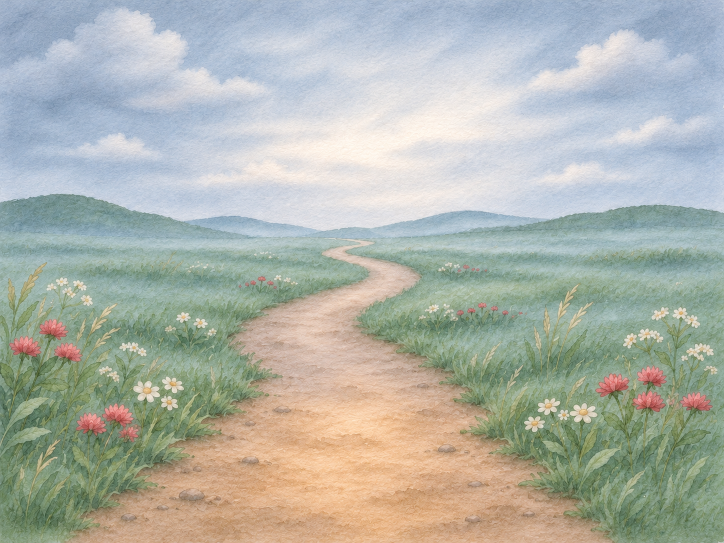
#> input picture nazo/kaizo/ehon/ehon_s01/bg_clearing.png, 1448 x 1086 px (shown at 1/2 size)
$ python -i ehon3d.py   (imports and definitions only)
#> lines starting #> are read from the running program, lines starting #| are printed output that depends on the picture; after the words box and inside, x2 and y2 are one past the last pixel; in counts of white or black regions, pixels touching at a corner belong together
# ehon3d.py — 動く絵本（ペーパーマリオ式の紙芝居舞台）を書き出す
#   台本（演出）: nazo/ehon/<id>.json … pages[]: bg / floor / light / rain / thunder / items[] / lines[] / sfx[]
#     時刻は各ページの中の割合 u（0〜1）で書く。読み上げの長さからページの長さが決まり、秒に直して舞台へ渡す
#   絵: Codex が画像生成で作った PNG（assets フォルダ）。紙人形にするため、白い紙のふちを付けて nazo/kaizo/ehon/<id>/ に置く
#   舞台: nazo/kaizo/ehon_stage.html（three.js）。1コマずつ render.js で描く
#   声: VOICEVOX:ちび式じい（ホー博士の声）。音楽：オルゴール風の自作。効果音：YouTube オーディオライブラリなどの「ありもの」
#   使い方: python3 tools/ehon3d.py nazo/ehon/<id>.json [stills 1,5,9]
import hashlib, os, sys, re, json, math, wave, subprocess, shutil
import numpy as np
from PIL import Image, ImageFilter
sys.path.insert(0, os.path.dirname(os.path.abspath(__file__)))
from ehon import musicbox, swish, bell, wrap, SR, rngf
from ballsim import mtof

KZ = "nazo/kaizo"; FPS = 30


def paper_cut(src, dst, maxh=1600, border=16):
    """透明PNGを切り詰め、白い紙のふちを付ける"""
#> called with dst = 'out.png', maxh = 1600, border = 16
    im = Image.open(src).convert("RGBA"); im = im.crop(im.getbbox()); r_ = 1.0
    if im.height > maxh: r_ = maxh / im.height; im = im.resize((int(im.width * r_), maxh), Image.LANCZOS)
    pad = border * 2; base = Image.new("RGBA", (im.width + 2 * pad, im.height + 2 * pad), (0, 0, 0, 0)); base.alpha_composite(im, (pad, pad))
#> after `base = Image.new('RGBA', (im.width + 2 * pad, im.height + 2 * pad), (0`: base: PIL image 1512x1150 RGBA; every value is 0
#> after `base.alpha_composite(im, (pad, pad))`:
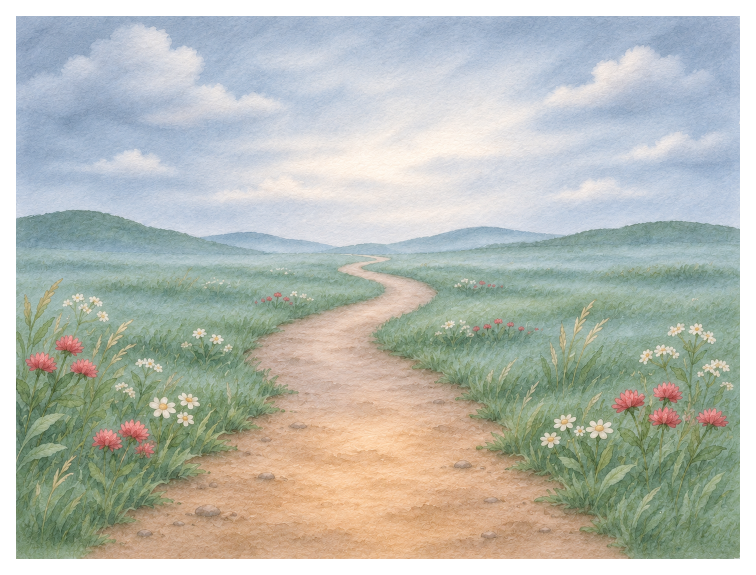
#> base: PIL image 1512x1150 RGBA (shown at 1/2 size); mean R, G, B, A 157.7, 162.1, 154, 230.6; transparent parts drawn white
    a = base.split()[3].point(lambda v: 255 if v > 40 else 0)
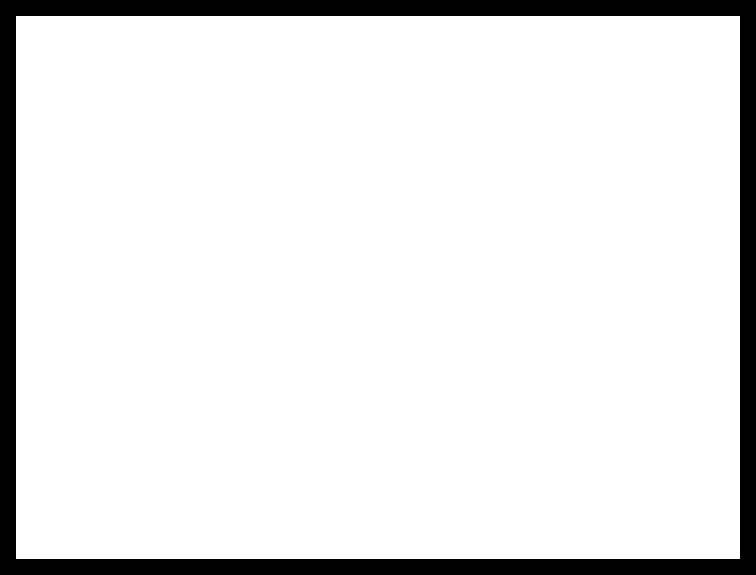
#> a: PIL image 1512x1150 L (shown at 1/2 size); 90.4% white; 1 black region, box (x1, y1, x2, y2) and area: (0, 0, 1512, 1150) 166272
    ring = a.filter(ImageFilter.MaxFilter(border * 2 + 1)).filter(ImageFilter.GaussianBlur(1.5))
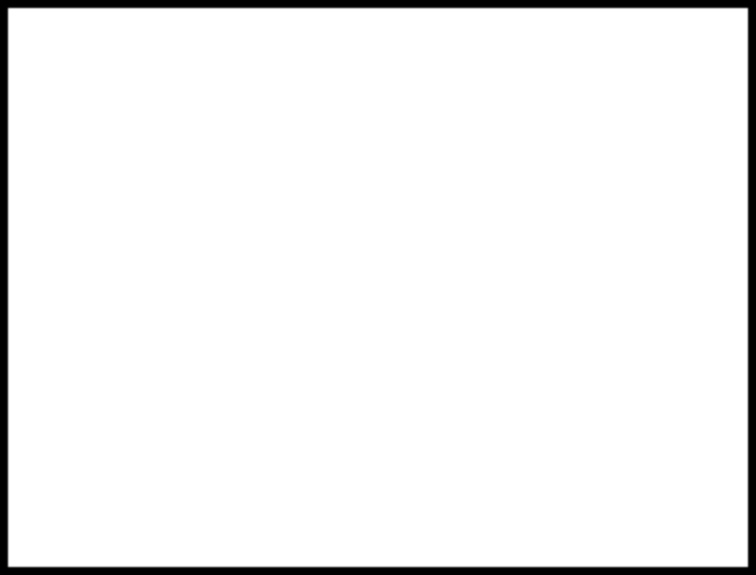
#> ring: PIL image 1512x1150 L (shown at 1/2 size); min 0, max 255, mean 242.7
    paper = Image.new("RGBA", base.size, (247, 243, 234, 255)); paper.putalpha(ring)
#> after `paper = Image.new('RGBA', base.size, (247, 243, 234, 255))`:
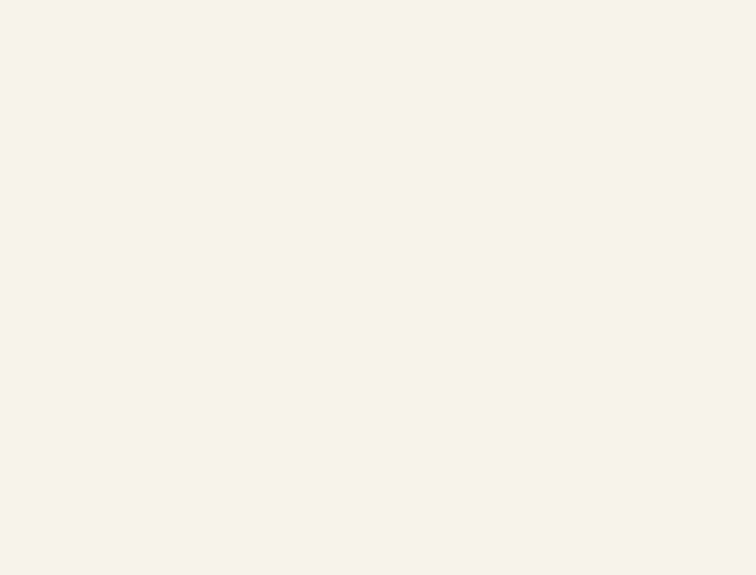
#> paper: PIL image 1512x1150 RGBA (shown at 1/2 size); mean R, G, B, A 247, 243, 234, 255
#> after `paper.putalpha(ring)`:
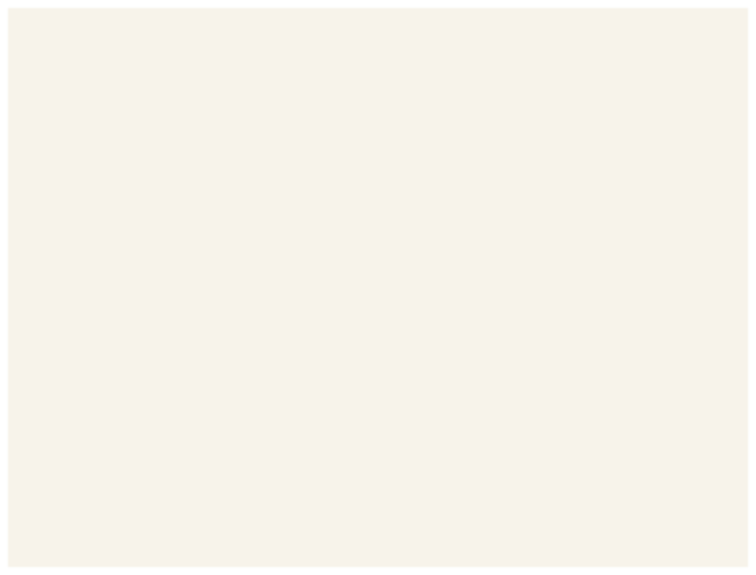
#> paper: PIL image 1512x1150 RGBA (shown at 1/2 size); mean R, G, B, A 247, 243, 234, 242.7; transparent parts drawn white
    paper.alpha_composite(base); paper.save(dst)
#> after `paper.alpha_composite(base)`:
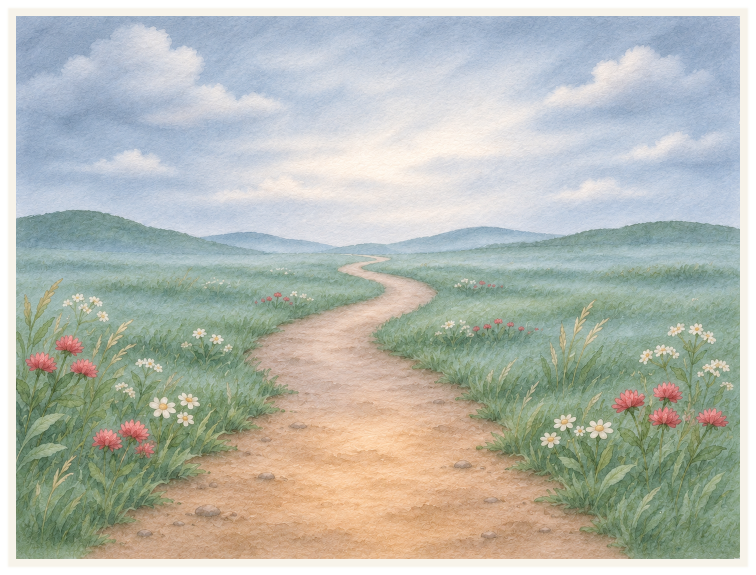
#> paper: PIL image 1512x1150 RGBA (shown at 1/2 size); mean R, G, B, A 181.3, 185.3, 176.3, 242.7; transparent parts drawn white
    paper_cut.hpx = (paper.height) / r_   # 元の絵の px に直した、切り抜き後の高さ
#> paper_cut.hpx = 1150
    return paper.width / paper.height


# [225 lines left out: functions synth, load_audio, main, not called in this run]


# [2 lines not run here, left out]

>>> result = paper_cut('../nazo/kaizo/ehon/ehon_s01/bg_clearing.png', 'out.png')
#> result = 1.31

$ run again, on nazo/kaizo/ehon/ehon_s01_short/close/c02_lulu_call.png
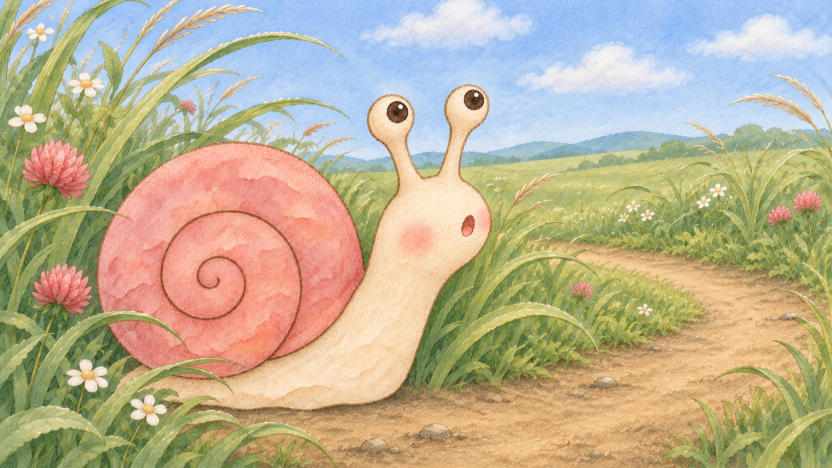
#> input picture nazo/kaizo/ehon/ehon_s01_short/close/c02_lulu_call.png, 1664 x 936 px (shown at 1/2 size)
#> base: PIL image 1728x1000 RGBA; every value is 0
#> in paper_cut, `a = base.split()[3].point(lambda v: 255 if v > 40 else 0)`:
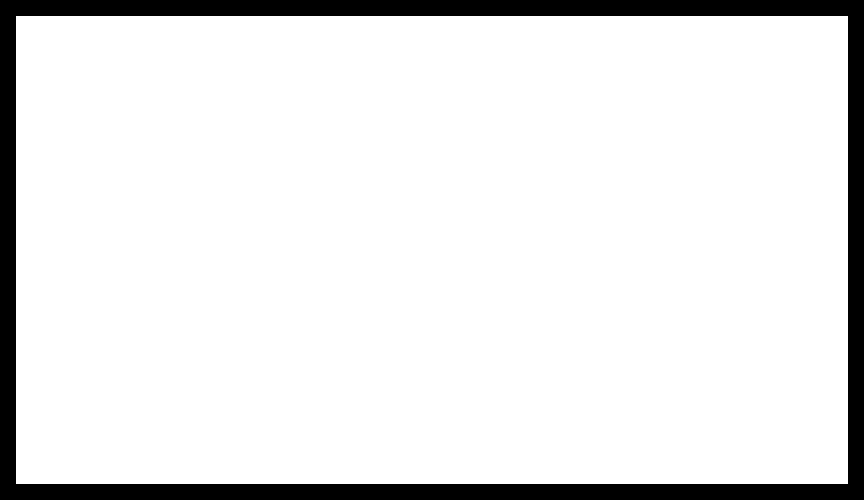
#> a: PIL image 1728x1000 L (shown at 1/2 size); 90.1% white; 1 black region, box (x1, y1, x2, y2) and area: (0, 0, 1728, 1000) 170496
#> in paper_cut, `paper.alpha_composite(base)`:
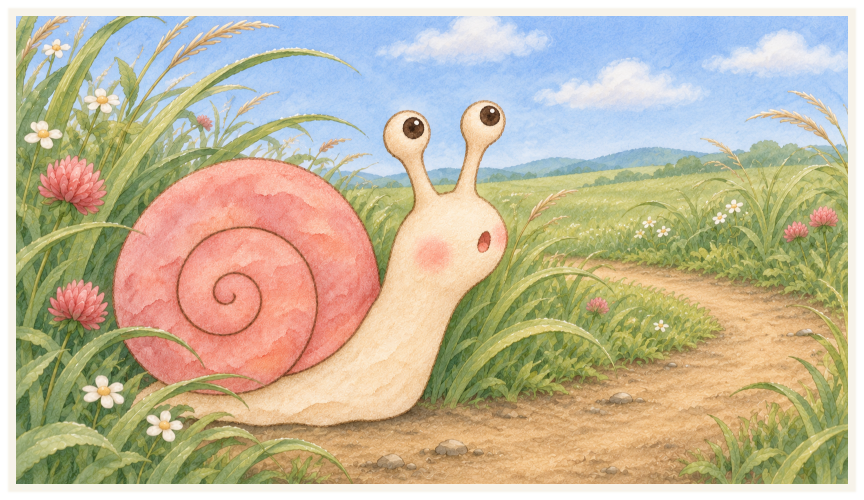
#> paper: PIL image 1728x1000 RGBA (shown at 1/2 size); mean R, G, B, A 194, 183.3, 156.1, 242.3; transparent parts drawn white
